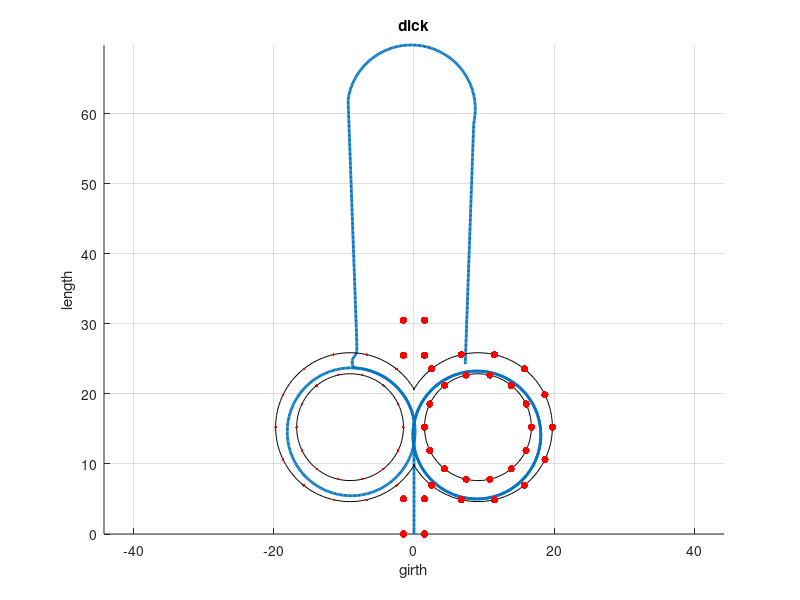
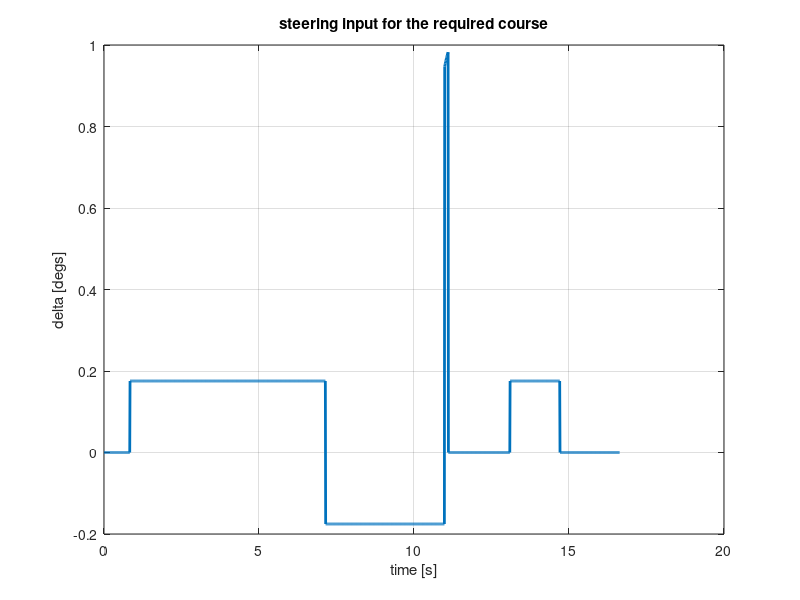

These charts were generated, in order, by the following MATLAB code:
% RVD Project 
clear all
m = 287; % Mass [kg]
Iz = 61; % Yaw Inertia [kg*m^2]
l = 1.6; % Wheelbase [m]
Wf = 0.605; % Front Weight Distribution
Ff = Wf*m*9.81; % Front Load [N]
Fr = (1-Wf)*m*9.81; % Rear Load [N]

% Calculate Front and Rear Cornering Stiffness
Cf = 2.0*((-0.01.*abs(Ff).^2)+ 53.*abs(Ff) + 1670);
Cr = 1.7*((-0.01.*abs(Fr).^2)+ 53.*abs(Fr) + 1670);

V = 18.2083;
lr = Wf.*l;
lf = l - lr;
T = 5;
omega = 2*pi/T;


%creating a time vector and a delta vector
dt  = 0.01;
t = (0:dt:16.63);
N = length(t);
R = 9.125;
UG = (m/l).*(Cr.*lr - Cf.*lf)./(Cr.*Cf);
ay = (V.^2)./R;
delta = zeros(1,N);
delta(1,85:715) = ((l/R)+UG.*-ay);
delta(1,716:1100) = -((l/R)+UG.*-ay);
delta(1,1100:1111) = sin(omega*t(1,1100:1111));
delta(1,1311:1471) = ((l/R)+UG.*-ay);
%initializing r and beta
alpha_sat = 3;
r(1) = 0;
beta(1) = 0;
% using forward euler to integrate rdot and betadot 
for k = 1:N-1
    % calculating the front and rear slip angles;
 alpha_f(k) = beta(k) + (r(k)*lf)/V - delta(k);
 alpha_r(k) = beta(k) - (r(k)*lr)/V;
 % using the if loop and the bi linear model to decide front and rear
 % lateral loads
 if alpha_r(k) < -alpha_sat;
    Fr(k) = Cr*alpha_sat;
 elseif alpha_r(k) >= -alpha_sat & alpha_r(k) <= alpha_sat;
     Fr(k) = -Cr*alpha_r(k);
 else 
     Fr(k) = -Cr*alpha_sat;
 end
 if alpha_f(k) < -alpha_sat;
    Ff(k) = Cf*alpha_sat;
 elseif alpha_f(k) >= -alpha_sat & alpha_f(k) <= alpha_sat;
     Ff(k) = -Cf*alpha_f(k);
 else 
     Ff(k) = -Cf*alpha_sat;
 end
 
 rdot(k) = (lf*Ff(k))/Iz - (lr*Fr(k))/Iz;
 r(k+1) = r(k) + rdot(k)*dt;
 
 betadot(k) = Fr(k)/(m*V) + Ff(k)/(m*V) + r(k);
 beta(k+1) = beta(k) + betadot(k)*dt;
 
 
end

% using forward euler to find the pisition of the car on the track from the
% velocity and the nose angle psi
psi(1) = 0;
x(1) = 0;
y(1) = 0; 
for k = 1:N-1;
    psi(k+1) = psi(k) + r(k)*dt;
    
    Vx(k) = V*cos(psi(k)+beta(k));
    Vy(k) = V*sin(psi(k)+beta(k));
    x(k+1) = x(k) + Vx(k)*dt;
    y(k+1) = y(k) +Vy(k)*dt;
        
end
        
% plotting FSAE skid pad track
theta = linspace(0,2*pi,15)';
theta1 = linspace(0,2*pi,101)';
theta2 = linspace(-5*pi/6,5*pi/6,101)';

%inner radii
R_inner = 15.25/2;
x_inner = 2*R_inner + R_inner*sin(theta);
y_inner_right = R_inner*cos(theta)+15.25/2+1.5;
y_inner_left = R_inner*cos(theta)-15.25/2-1.5;

x_inner1 = 2*R_inner + R_inner*sin(theta1);
y_inner_right1 = R_inner*cos(theta1)+15.25/2+1.5;
y_inner_left1 = R_inner*cos(theta1)-15.25/2-1.5;

%outer radii
R_outer = (15.25+6)/2;
x_outer = 2*R_inner + R_outer*sin(theta);
y_outer_right = R_outer*cos(theta)+15.25/2+1.5;
y_outer_left = R_outer*cos(theta+pi)-15.25/2-1.5;
x_outer(7:9) = [];
y_outer_right(7:9) = [];
y_outer_left(7:9) = [];

x_outer2 = 2*R_inner + R_outer*sin(theta2);
y_outer_right2 = R_outer*cos(theta2)+15.25/2+1.5;
y_outer_left2 = R_outer*cos(theta2+pi)-15.25/2-1.5;

%entry and exit straights
y_right = 1.5;
y_left = -1.5;
x_entry = [0 5];
x_exit = [4*R_inner 4*R_inner-5];


figure (1)

hold on
plot(y,x,'linew',2)
plot(y_inner_left1,x_inner1,'k-',y_inner_right1,x_inner1,'k-'); 
grid on; hold on
plot(y_inner_left,x_inner,'r.',y_inner_right,x_inner,'r.','markersize',16); 
plot(y_outer_left2,x_outer2,'k-',y_outer_right2,x_outer2,'k-');
plot(y_outer_left,x_outer,'r.',y_outer_right,x_outer,'r.','markersize',16);
plot([y_left,y_left,y_right,y_right],[x_entry,x_entry],'r.','markersize',16);
plot([y_left,y_left,y_right,y_right],[x_exit,x_exit],'r.','markersize',16);
xlabel('length'),ylabel('girth')
title('dick')
axis equal
hold off
xlabel('girth')
ylabel('length')
%legend('passenger car')
grid on
figure (2)
plot(t,delta,'linew',2)
xlabel('time [s]')
ylabel('delta [degs]')
title('steering input for the required course')
grid on
time = length(t)/100;
fprintf('our car takes %2.2f seconds to complete the given course\n',time)